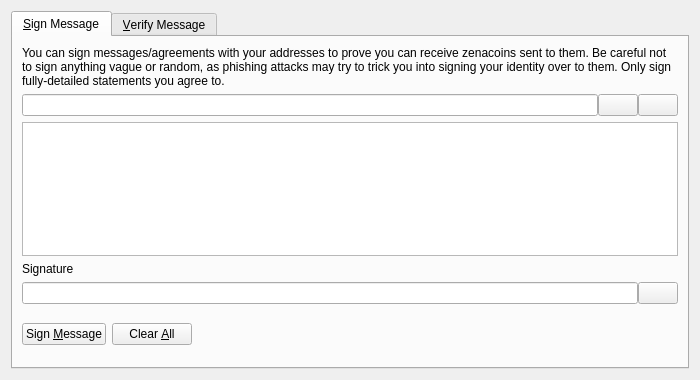
<?xml version="1.0" encoding="UTF-8"?>
<ui version="4.0">
 <class>SignVerifyMessageDialog</class>
 <widget class="QDialog" name="SignVerifyMessageDialog">
  <property name="geometry">
   <rect>
    <x>0</x>
    <y>0</y>
    <width>700</width>
    <height>380</height>
   </rect>
  </property>
  <property name="windowTitle">
   <string>Signatures - Sign / Verify a Message</string>
  </property>
  <property name="modal">
   <bool>true</bool>
  </property>
  <layout class="QVBoxLayout" name="verticalLayout">
   <item>
    <widget class="QTabWidget" name="tabWidget">
     <property name="currentIndex">
      <number>0</number>
     </property>
     <widget class="QWidget" name="tabSignMessage">
      <attribute name="title">
       <string>&amp;Sign Message</string>
      </attribute>
      <layout class="QVBoxLayout" name="verticalLayout_SM">
       <item>
        <widget class="QLabel" name="infoLabel_SM">
         <property name="text">
          <string>You can sign messages/agreements with your addresses to prove you can receive zenacoins sent to them. Be careful not to sign anything vague or random, as phishing attacks may try to trick you into signing your identity over to them. Only sign fully-detailed statements you agree to.</string>
         </property>
         <property name="textFormat">
          <enum>Qt::PlainText</enum>
         </property>
         <property name="wordWrap">
          <bool>true</bool>
         </property>
        </widget>
       </item>
       <item>
        <layout class="QHBoxLayout" name="horizontalLayout_1_SM">
         <property name="spacing">
          <number>0</number>
         </property>
         <item>
          <widget class="QValidatedLineEdit" name="addressIn_SM">
           <property name="toolTip">
            <string>The Zenacoin address to sign the message with</string>
           </property>
          </widget>
         </item>
         <item>
          <widget class="QPushButton" name="addressBookButton_SM">
           <property name="toolTip">
            <string>Choose previously used address</string>
           </property>
           <property name="text">
            <string/>
           </property>
           <property name="icon">
            <iconset resource="../zenacoin.qrc">
             <normaloff>:/icons/address-book</normaloff>:/icons/address-book</iconset>
           </property>
           <property name="shortcut">
            <string>Alt+A</string>
           </property>
           <property name="autoDefault">
            <bool>false</bool>
           </property>
          </widget>
         </item>
         <item>
          <widget class="QPushButton" name="pasteButton_SM">
           <property name="toolTip">
            <string>Paste address from clipboard</string>
           </property>
           <property name="text">
            <string/>
           </property>
           <property name="icon">
            <iconset resource="../zenacoin.qrc">
             <normaloff>:/icons/editpaste</normaloff>:/icons/editpaste</iconset>
           </property>
           <property name="shortcut">
            <string>Alt+P</string>
           </property>
           <property name="autoDefault">
            <bool>false</bool>
           </property>
          </widget>
         </item>
        </layout>
       </item>
       <item>
        <widget class="QPlainTextEdit" name="messageIn_SM">
         <property name="toolTip">
          <string>Enter the message you want to sign here</string>
         </property>
        </widget>
       </item>
       <item>
        <widget class="QLabel" name="signatureLabel_SM">
         <property name="text">
          <string>Signature</string>
         </property>
         <property name="textFormat">
          <enum>Qt::PlainText</enum>
         </property>
        </widget>
       </item>
       <item>
        <layout class="QHBoxLayout" name="horizontalLayout_2_SM">
         <property name="spacing">
          <number>0</number>
         </property>
         <item>
          <widget class="QLineEdit" name="signatureOut_SM">
           <property name="font">
            <font>
             <italic>true</italic>
            </font>
           </property>
           <property name="readOnly">
            <bool>true</bool>
           </property>
          </widget>
         </item>
         <item>
          <widget class="QPushButton" name="copySignatureButton_SM">
           <property name="toolTip">
            <string>Copy the current signature to the system clipboard</string>
           </property>
           <property name="text">
            <string/>
           </property>
           <property name="icon">
            <iconset resource="../zenacoin.qrc">
             <normaloff>:/icons/editcopy</normaloff>:/icons/editcopy</iconset>
           </property>
           <property name="autoDefault">
            <bool>false</bool>
           </property>
          </widget>
         </item>
        </layout>
       </item>
       <item>
        <layout class="QHBoxLayout" name="horizontalLayout_3_SM">
         <item>
          <widget class="QPushButton" name="signMessageButton_SM">
           <property name="toolTip">
            <string>Sign the message to prove you own this Zenacoin address</string>
           </property>
           <property name="text">
            <string>Sign &amp;Message</string>
           </property>
           <property name="icon">
            <iconset resource="../zenacoin.qrc">
             <normaloff>:/icons/edit</normaloff>:/icons/edit</iconset>
           </property>
           <property name="autoDefault">
            <bool>false</bool>
           </property>
          </widget>
         </item>
         <item>
          <widget class="QPushButton" name="clearButton_SM">
           <property name="toolTip">
            <string>Reset all sign message fields</string>
           </property>
           <property name="text">
            <string>Clear &amp;All</string>
           </property>
           <property name="icon">
            <iconset resource="../zenacoin.qrc">
             <normaloff>:/icons/remove</normaloff>:/icons/remove</iconset>
           </property>
           <property name="autoDefault">
            <bool>false</bool>
           </property>
          </widget>
         </item>
         <item>
          <spacer name="horizontalSpacer_1_SM">
           <property name="orientation">
            <enum>Qt::Horizontal</enum>
           </property>
           <property name="sizeHint" stdset="0">
            <size>
             <width>40</width>
             <height>48</height>
            </size>
           </property>
          </spacer>
         </item>
         <item>
          <widget class="QLabel" name="statusLabel_SM">
           <property name="font">
            <font>
             <weight>75</weight>
             <bold>true</bold>
            </font>
           </property>
           <property name="text">
            <string/>
           </property>
           <property name="wordWrap">
            <bool>true</bool>
           </property>
          </widget>
         </item>
         <item>
          <spacer name="horizontalSpacer_2_SM">
           <property name="orientation">
            <enum>Qt::Horizontal</enum>
           </property>
           <property name="sizeHint" stdset="0">
            <size>
             <width>40</width>
             <height>48</height>
            </size>
           </property>
          </spacer>
         </item>
        </layout>
       </item>
      </layout>
     </widget>
     <widget class="QWidget" name="tabVerifyMessage">
      <attribute name="title">
       <string>&amp;Verify Message</string>
      </attribute>
      <layout class="QVBoxLayout" name="verticalLayout_VM">
       <item>
        <widget class="QLabel" name="infoLabel_VM">
         <property name="text">
          <string>Enter the receiver's address, message (ensure you copy line breaks, spaces, tabs, etc. exactly) and signature below to verify the message. Be careful not to read more into the signature than what is in the signed message itself, to avoid being tricked by a man-in-the-middle attack. Note that this only proves the signing party receives with the address, it cannot prove sendership of any transaction!</string>
         </property>
         <property name="textFormat">
          <enum>Qt::PlainText</enum>
         </property>
         <property name="alignment">
          <set>Qt::AlignLeading|Qt::AlignLeft|Qt::AlignTop</set>
         </property>
         <property name="wordWrap">
          <bool>true</bool>
         </property>
        </widget>
       </item>
       <item>
        <layout class="QHBoxLayout" name="horizontalLayout_1_VM">
         <property name="spacing">
          <number>0</number>
         </property>
         <item>
          <widget class="QValidatedLineEdit" name="addressIn_VM">
           <property name="toolTip">
            <string>The Zenacoin address the message was signed with</string>
           </property>
          </widget>
         </item>
         <item>
          <widget class="QPushButton" name="addressBookButton_VM">
           <property name="toolTip">
            <string>Choose previously used address</string>
           </property>
           <property name="text">
            <string/>
           </property>
           <property name="icon">
            <iconset resource="../zenacoin.qrc">
             <normaloff>:/icons/address-book</normaloff>:/icons/address-book</iconset>
           </property>
           <property name="shortcut">
            <string>Alt+A</string>
           </property>
           <property name="autoDefault">
            <bool>false</bool>
           </property>
          </widget>
         </item>
        </layout>
       </item>
       <item>
        <widget class="QPlainTextEdit" name="messageIn_VM"/>
       </item>
       <item>
        <widget class="QValidatedLineEdit" name="signatureIn_VM"/>
       </item>
       <item>
        <layout class="QHBoxLayout" name="horizontalLayout_2_VM">
         <item>
          <widget class="QPushButton" name="verifyMessageButton_VM">
           <property name="toolTip">
            <string>Verify the message to ensure it was signed with the specified Zenacoin address</string>
           </property>
           <property name="text">
            <string>Verify &amp;Message</string>
           </property>
           <property name="icon">
            <iconset resource="../zenacoin.qrc">
             <normaloff>:/icons/transaction_0</normaloff>:/icons/transaction_0</iconset>
           </property>
           <property name="autoDefault">
            <bool>false</bool>
           </property>
          </widget>
         </item>
         <item>
          <widget class="QPushButton" name="clearButton_VM">
           <property name="toolTip">
            <string>Reset all verify message fields</string>
           </property>
           <property name="text">
            <string>Clear &amp;All</string>
           </property>
           <property name="icon">
            <iconset resource="../zenacoin.qrc">
             <normaloff>:/icons/remove</normaloff>:/icons/remove</iconset>
           </property>
           <property name="autoDefault">
            <bool>false</bool>
           </property>
          </widget>
         </item>
         <item>
          <spacer name="horizontalSpacer_1_VM">
           <property name="orientation">
            <enum>Qt::Horizontal</enum>
           </property>
           <property name="sizeHint" stdset="0">
            <size>
             <width>40</width>
             <height>48</height>
            </size>
           </property>
          </spacer>
         </item>
         <item>
          <widget class="QLabel" name="statusLabel_VM">
           <property name="font">
            <font>
             <weight>75</weight>
             <bold>true</bold>
            </font>
           </property>
           <property name="text">
            <string/>
           </property>
           <property name="wordWrap">
            <bool>true</bool>
           </property>
          </widget>
         </item>
         <item>
          <spacer name="horizontalSpacer_2_VM">
           <property name="orientation">
            <enum>Qt::Horizontal</enum>
           </property>
           <property name="sizeHint" stdset="0">
            <size>
             <width>40</width>
             <height>48</height>
            </size>
           </property>
          </spacer>
         </item>
        </layout>
       </item>
      </layout>
     </widget>
    </widget>
   </item>
  </layout>
 </widget>
 <customwidgets>
  <customwidget>
   <class>QValidatedLineEdit</class>
   <extends>QLineEdit</extends>
   <header>qvalidatedlineedit.h</header>
  </customwidget>
 </customwidgets>
 <resources>
  <include location="../zenacoin.qrc"/>
 </resources>
 <connections/>
</ui>
